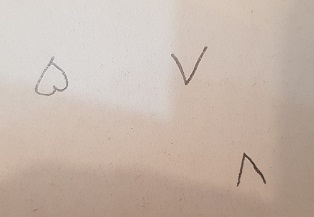
#> input picture Exercise/Thresholding/image/adad.jpg, 314 x 217 px
$ jupyter execute Thresholding.ipynb
#> lines starting #> are read from the running program, lines starting #| are printed output that depends on the picture; after the words box and inside, x2 and y2 are one past the last pixel; in counts of white or black regions, pixels touching at a corner belong together
[cell 1]
import cv2
import numpy as np
from matplotlib import pyplot as plt

image = cv2.imread('./image/adad.jpg', 0)
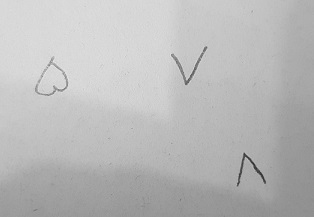
#> image: shape (217, 314); min 43, max 234, mean 185.8
blured = cv2.GaussianBlur(image, (15,15), 0)

block_size = 11
c = 2

output = cv2.adaptiveThreshold(blured, 255, cv2.ADAPTIVE_THRESH_GAUSSIAN_C, cv2.THRESH_BINARY, block_size, c)
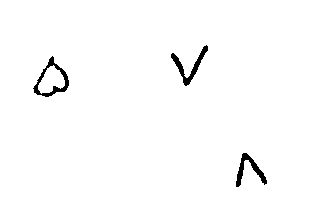
#> output: shape (217, 314); 98.5% white; 3 black regions, box (x1, y1, x2, y2) and area: (33, 56, 69, 97) 368, (171, 45, 208, 86) 345, (236, 153, 267, 187) 319

plt.figure(figsize=[15,5])
plt.subplot(121);plt.imshow(image, cmap='gray');plt.title('Original')
plt.subplot(122);plt.imshow(output, cmap='gray');plt.title('Binary Image')
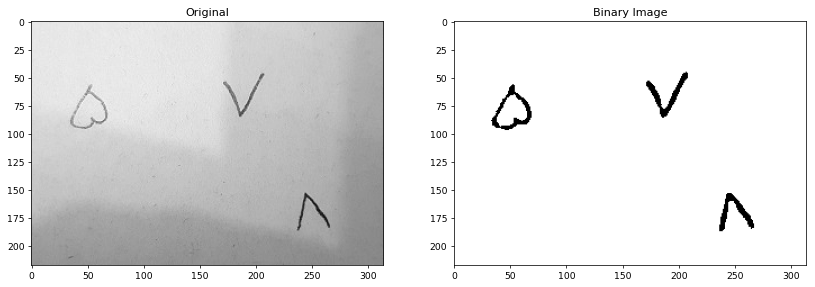
#> figure drawn by matplotlib, 2 panels
